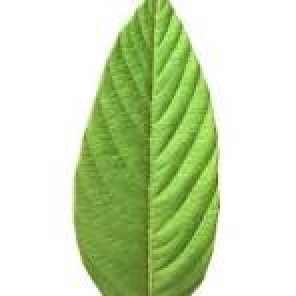
#> input picture leaf1.jpeg, 148 x 148 px (shown 2 times larger)
$ python LeafDetection.py
#> lines starting #> are read from the running program, lines starting #| are printed output that depends on the picture; after the words box and inside, x2 and y2 are one past the last pixel; in counts of white or black regions, pixels touching at a corner belong together; long printed decimals are rounded
'''Leaf Health Detection (Plant Disease Detection)

This example uses CNN with TensorFlow.

pip install tensorflow keras numpy'''


import cv2
import numpy as np

# image load
img = cv2.imread("leaf1.jpeg")
#> img is the input picture: shape (148, 148, 3); mean B, G, R 181.2, 221.2, 204.2

# resize
img = cv2.resize(img,(400,400))
#> img: shape (400, 400, 3)

# convert to hsv
hsv = cv2.cvtColor(img, cv2.COLOR_BGR2HSV)
#> hsv: shape (400, 400, 3); mean H, S, V 23.7, 60.9, 221.2

# green color range
lower_green = np.array([25,40,40])
upper_green = np.array([90,255,255])

mask = cv2.inRange(hsv, lower_green, upper_green)
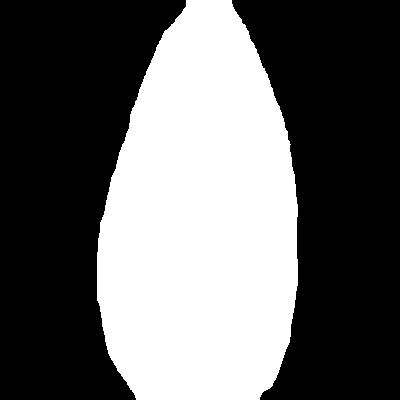
#> mask: shape (400, 400); 39.7% white; 1 white region, box (x1, y1, x2, y2) and area: (97, 0, 298, 400) 63539

green_pixels = np.sum(mask == 255)
#> green_pixels = 63539
total_pixels = mask.size
#> total_pixels = 160000

green_ratio = green_pixels / total_pixels
#> green_ratio = 0.397

print("Green Ratio:", green_ratio)
#| Green Ratio: 0.3971

if green_ratio > 0.4:
    print("Leaf is Healthy 🌿")
else:
    print("Leaf may be Diseased 🍂")

cv2.imshow("Leaf",img)
cv2.imshow("Green Mask",mask)

cv2.waitKey(0)
cv2.destroyAllWindows()

$ run again, with leaf.jpeg copied over leaf1.jpeg
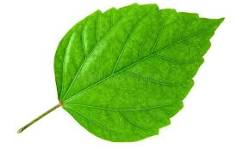
#> input picture leaf.jpeg, 237 x 148 px
#> img is the input picture: shape (148, 237, 3); mean B, G, R 139.1, 213.9, 172.4
#> `img = cv2.resize(img,(400,400))`:
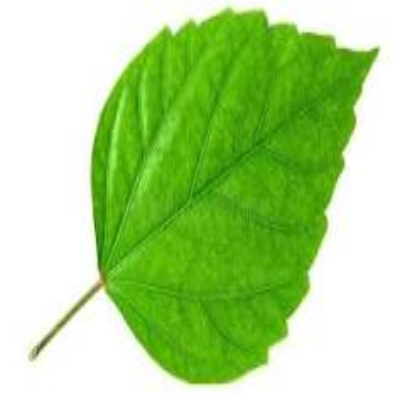
#> img: shape (400, 400, 3); mean B, G, R 139.1, 213.8, 172.4
#> hsv: shape (400, 400, 3); mean H, S, V 32.9, 111.9, 213.9
#> `mask = cv2.inRange(hsv, lower_green, upper_green)`:
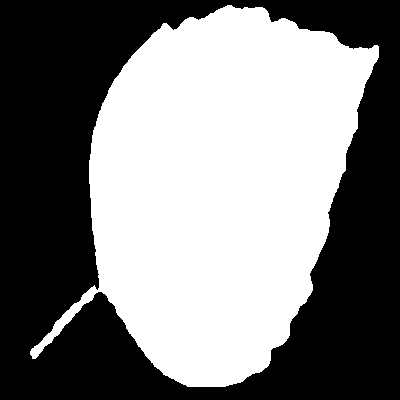
#> mask: shape (400, 400); 49.6% white; 1 white region, box (x1, y1, x2, y2) and area: (30, 5, 379, 387) 79404
#> green_pixels = 79404
#> green_ratio = 0.496
#| Green Ratio: 0.4963
